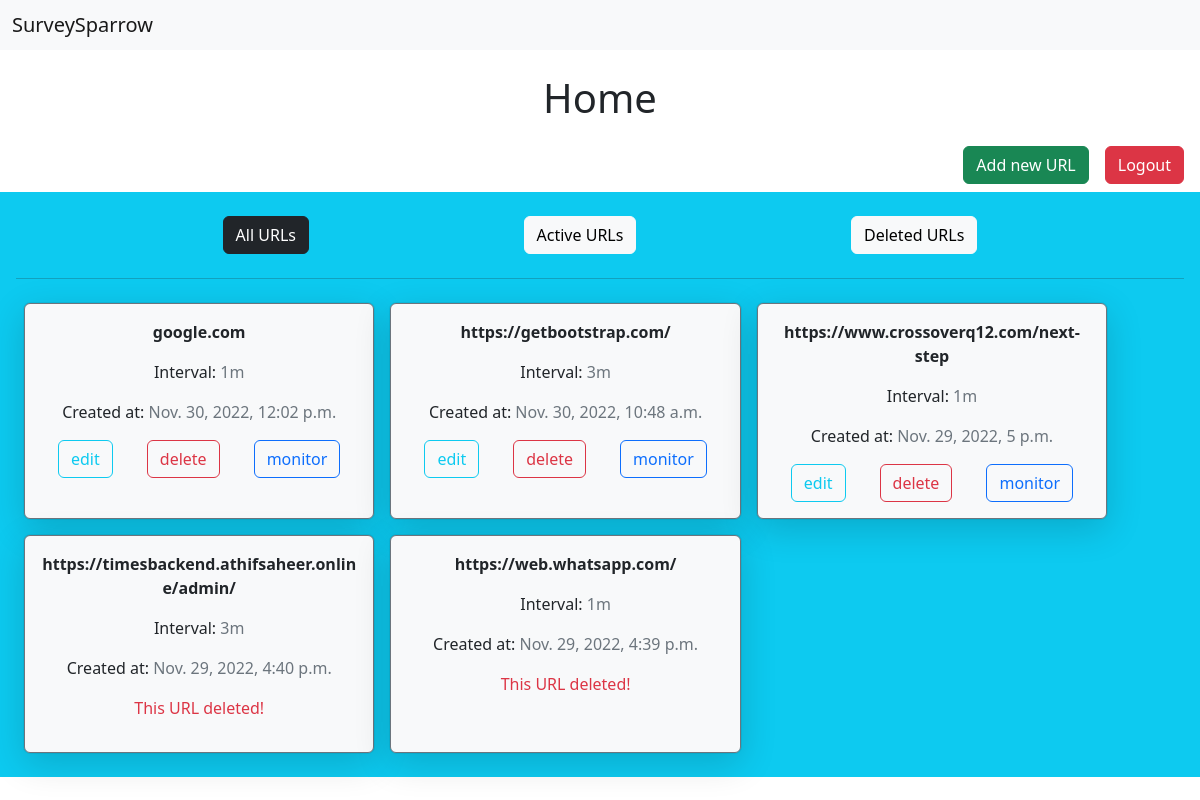
Screenshot of / (signed in) with the database file from the repository.
### app/models.py (models this page shows)
class URL(models.Model):
    user = models.ForeignKey(User, on_delete=models.CASCADE)
    url = models.CharField(max_length=100)
    interval = models.IntegerField()
    created_at = models.DateTimeField(auto_now_add=True)
    active = models.BooleanField(default=False)

### app/views.py (the view)
# urls.py: path('', views.home, name="home"),
def home(request):
    if request.method == 'GET':
        if not request.user.is_authenticated:
            return redirect('login')
        all_urls = URL.objects.filter(user=request.user).order_by('-id')
        active_urls = URL.objects.filter(user=request.user, active=True).order_by('-id')
        deleted_urls = URL.objects.filter(user=request.user, active=False).order_by('-id')
        context = {
            'urls': all_urls if all_urls else 'nodata',
            'active_urls': active_urls if active_urls else 'nodata',
            'deleted_urls': deleted_urls if deleted_urls else 'nodata',
        }
        return render(request, 'home.html', context)

### templates/home.html (shortened to what this page needs)
{% extends './base.html' %}
{% load static %}
{% block content %}
    <h1 class="text-center m-4">Home</h1>
    <div class="d-flex justify-content-end m-2">
        <a href="{% url 'add_new_url' %}">
            <button class="btn btn-success mx-2">
                Add new URL
            </button>
        </a>
        {% if request != 'AnonymousUser' %}
            <a href="{% url 'logout' %}">
                <button class="btn btn-danger mx-2">
                    Logout
                </button>
            </a>
        {% endif %}
    </div>
    <div class="bg-info w-100 p-3">
        <div class="justify-content-evenly w-100 d-flex">
            <button class="btn btn-light m-2" id="btn-all-urls" onclick="showAllURLs()">All URLs</button>
            <button class="btn btn-light m-2" id="btn-active-urls" onclick="showActiveURLs()">Active URLs</button>
            <button class="btn btn-light m-2" id="btn-deleted-urls" onclick="showDeletedURLs()">Deleted URLs</button>
        </div>
        <hr>
        <div class="d-flex w-100 flex-wrap" id="all-url-div">
            {% if urls == 'nodata' %}
                <p class="text-danger">URLs not found!</p>
            {% else %}
                {% for url in urls %}
                    <div class="bg-light p-3 m-2 text-center rounded border border-secondary box">
                        <p style="word-wrap: break-word;">
                            <b>{{ url.url }}</b>
                        </p>
                        <p>Interval: <span class="text-secondary">{{ url.interval }}m</span></p>
                        <p>Created at: <span class="text-secondary">{{ url.created_at }}</span></p>
                        {% if url.active %}
                            <div class="action-btns d-flex justify-content-around flex-wrap">
                                <a href="{% url 'edit_url' url.id %}">
                                    <button class="btn btn-outline-info">edit</button>
                                </a>
                                <a href="{% url 'delete_url' url.id %}">
                                    <button class="btn btn-outline-danger">delete</button>
                                </a>
                                <a href="{% url 'monitor_url' url.id %}">
                                    <button class="btn btn-outline-primary">monitor</button>
                                </a>
                            </div>
                        {% else %}
                            <p class="text-danger">This URL deleted!</p>
                        {% endif %}
                    </div>
                {% endfor %}
            {% endif %}
        </div>
    </div>
{% endblock %}

### templates/home.html (style rules this page uses)
.box { box-shadow: rgba(0, 0, 0, 0.16) 0px 10px 36px 0px, rgba(0, 0, 0, 0.06) 0px 0px 0px 1px; justify-content: space-around; width: 30%; }

### rows the page displays
URL: url "google.com", interval "1", created_at "Nov. 30, 2022, 12:02 p.m.", active "edit"
URL: url "https://getbootstrap.com/", interval "3", created_at "Nov. 30, 2022, 10:48 a.m.", active "edit"
URL: url "https://www.crossoverq12.com/next-step", interval "1", created_at "Nov. 29, 2022, 5 p.m.", active "edit"
URL: url "https://timesbackend.athifsaheer.online/admin/", interval "3", created_at "Nov. 29, 2022, 4:40 p.m.", active "This URL deleted!"
URL: url "https://web.whatsapp.com/", interval "1", created_at "Nov. 29, 2022, 4:39 p.m.", active "This URL deleted!"
